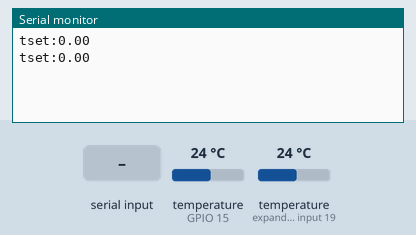
Recording of a sketch running on a simulated ESP32. Shown: the last lines printed to the serial monitor. The test bench sets the inputs (shaded band); at power-on: temperature (sensors on GPIO 15, expander input 19) 24 °C.

Above: at 2.3 s.
2.4 s: "90,45\n" received over the second serial link
At 3.7 s:
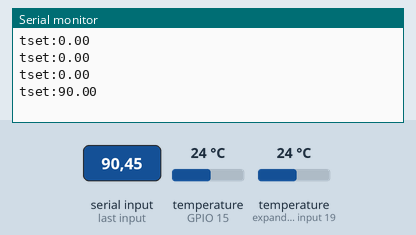
3.9 s: "30,150\n" received over the second serial link
At 6.0 s:
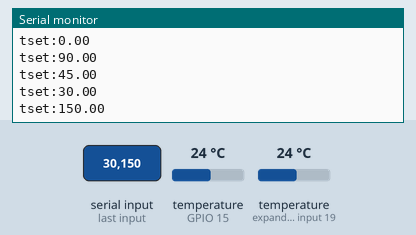
Timing chart, 0 to 7.5 s (numbered marks = the images above; inputs shaded):
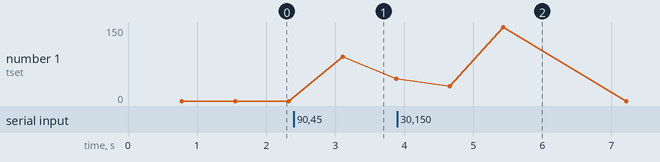

The sketch:

Lolin_Uart_Successful.ino
```cpp
#include <HardwareSerial.h>
#include <OneWire.h>
#include <DallasTemperature.h>


#define ONE_WIRE_BUS 15
HardwareSerial SerialPort(2); // RX, TX
OneWire oneWire(ONE_WIRE_BUS);
DallasTemperature sensors(&oneWire);

float tgen;
float tset;

unsigned long lastTime = 0;
const unsigned long interval = 1000;


void update_gentemp() {
  sensors.requestTemperatures();
  float t1 = sensors.getTempCByIndex(0);
  float t2 = sensors.getTempCByIndex(1);
  tgen=(t1+t2)/2;

}


void setup() {
  Serial.begin(9600);
  SerialPort.begin(9600);
}

void loop() {
  // Listen for incoming data on the HardwareSerial port
  update_gentemp();
  if (SerialPort.available()) {
    tset = SerialPort.parseFloat();
  }

  // Send data back on the same HardwareSerial port
  unsigned long currentTime = millis();
  if (currentTime - lastTime >= interval) {
    String tgen_string = String(tgen);
    SerialPort.write(tgen_string.c_str());
    lastTime = currentTime;
  }

  // Print the values of tgen and tset to the Serial Monitor

  Serial.print("tset:");
  Serial.println(tset);
}
```

Measured:
- after the input at 2.4 s, the serial monitor: prints a new line after 0.71 s (image 1)
- after the input at 3.9 s, the serial monitor: prints a new line after 0.76 s (image 2)
- plotted number 1: 0 → 45 after the input at 2.4 s
